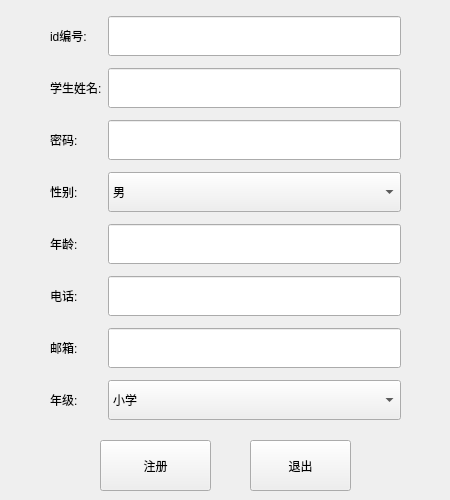
<?xml version="1.0" encoding="UTF-8"?>
<ui version="4.0">
 <class>RegisterStudentWidget</class>
 <widget class="QWidget" name="RegisterStudentWidget">
  <property name="geometry">
   <rect>
    <x>0</x>
    <y>0</y>
    <width>450</width>
    <height>500</height>
   </rect>
  </property>
  <property name="windowTitle">
   <string>Form</string>
  </property>
  <widget class="QWidget" name="gridLayoutWidget">
   <property name="geometry">
    <rect>
     <x>50</x>
     <y>10</y>
     <width>351</width>
     <height>421</height>
    </rect>
   </property>
   <layout class="QGridLayout" name="gridLayout">
    <item row="0" column="1">
     <widget class="QLineEdit" name="lineEdit_1">
      <property name="minimumSize">
       <size>
        <width>0</width>
        <height>40</height>
       </size>
      </property>
     </widget>
    </item>
    <item row="1" column="1">
     <widget class="QLineEdit" name="lineEdit_2">
      <property name="minimumSize">
       <size>
        <width>0</width>
        <height>40</height>
       </size>
      </property>
     </widget>
    </item>
    <item row="1" column="0">
     <widget class="QLabel" name="label_2">
      <property name="text">
       <string>学生姓名:</string>
      </property>
     </widget>
    </item>
    <item row="4" column="0">
     <widget class="QLabel" name="label_5">
      <property name="text">
       <string>年龄:</string>
      </property>
     </widget>
    </item>
    <item row="0" column="0">
     <widget class="QLabel" name="label">
      <property name="text">
       <string>id编号:</string>
      </property>
     </widget>
    </item>
    <item row="6" column="0">
     <widget class="QLabel" name="label_7">
      <property name="text">
       <string>邮箱:</string>
      </property>
     </widget>
    </item>
    <item row="5" column="0">
     <widget class="QLabel" name="label_6">
      <property name="text">
       <string>电话:</string>
      </property>
     </widget>
    </item>
    <item row="4" column="1">
     <widget class="QLineEdit" name="lineEdit_5">
      <property name="minimumSize">
       <size>
        <width>0</width>
        <height>40</height>
       </size>
      </property>
     </widget>
    </item>
    <item row="5" column="1">
     <widget class="QLineEdit" name="lineEdit_6">
      <property name="minimumSize">
       <size>
        <width>0</width>
        <height>40</height>
       </size>
      </property>
     </widget>
    </item>
    <item row="3" column="1">
     <widget class="QComboBox" name="comboBox">
      <property name="minimumSize">
       <size>
        <width>0</width>
        <height>40</height>
       </size>
      </property>
      <item>
       <property name="text">
        <string>男</string>
       </property>
      </item>
      <item>
       <property name="text">
        <string>女</string>
       </property>
      </item>
     </widget>
    </item>
    <item row="2" column="0">
     <widget class="QLabel" name="label_4">
      <property name="text">
       <string>密码:</string>
      </property>
     </widget>
    </item>
    <item row="3" column="0">
     <widget class="QLabel" name="label_3">
      <property name="text">
       <string>性别:</string>
      </property>
     </widget>
    </item>
    <item row="7" column="0">
     <widget class="QLabel" name="label_8">
      <property name="text">
       <string>年级:</string>
      </property>
     </widget>
    </item>
    <item row="2" column="1">
     <widget class="QLineEdit" name="lineEdit_3">
      <property name="minimumSize">
       <size>
        <width>0</width>
        <height>40</height>
       </size>
      </property>
     </widget>
    </item>
    <item row="6" column="1">
     <widget class="QLineEdit" name="lineEdit_7">
      <property name="minimumSize">
       <size>
        <width>0</width>
        <height>40</height>
       </size>
      </property>
     </widget>
    </item>
    <item row="7" column="1">
     <widget class="QComboBox" name="comboBox_2">
      <property name="minimumSize">
       <size>
        <width>0</width>
        <height>40</height>
       </size>
      </property>
      <item>
       <property name="text">
        <string>小学</string>
       </property>
      </item>
      <item>
       <property name="text">
        <string>初中</string>
       </property>
      </item>
      <item>
       <property name="text">
        <string>高中</string>
       </property>
      </item>
     </widget>
    </item>
   </layout>
  </widget>
  <widget class="QPushButton" name="btn_resiger">
   <property name="geometry">
    <rect>
     <x>100</x>
     <y>440</y>
     <width>111</width>
     <height>51</height>
    </rect>
   </property>
   <property name="text">
    <string>注册</string>
   </property>
  </widget>
  <widget class="QPushButton" name="btn_quit">
   <property name="geometry">
    <rect>
     <x>250</x>
     <y>440</y>
     <width>101</width>
     <height>51</height>
    </rect>
   </property>
   <property name="text">
    <string>退出</string>
   </property>
  </widget>
 </widget>
 <resources/>
 <connections/>
</ui>
